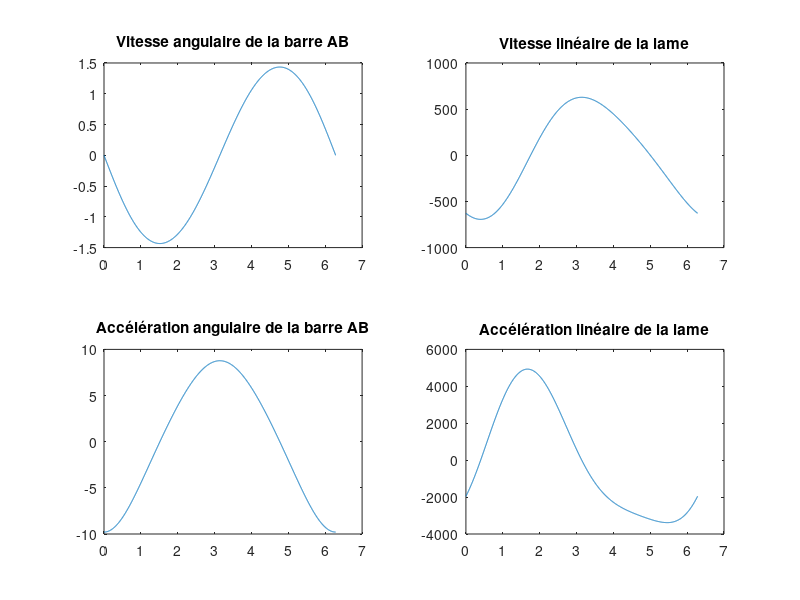

Write MATLAB code to recreate this figure.
clc 
clear all
close all

dt = pi/1024;
teta = 0:dt:2*pi;

OB = 100;
AB = 450;
w_ob = 6.283;
beta = pi/4;

sin_beta = OB/AB *  (1 + cos(teta));
cos_beta = sqrt(1 - sin_beta.^2);

w_ab = -(OB * w_ob * sin(teta)) ./ (AB * cos_beta);
v_ax = -(OB * w_ob * cos(teta)) + (AB * w_ab .* sin_beta);
alpha_ab = (-OB * w_ob^2*cos(teta) + AB * w_ab.^2 .* sin_beta) ./ (AB*cos_beta);
A_ax = OB * w_ob^2 * sin(teta) + AB * w_ab.^2 .* cos_beta + AB * alpha_ab .* sin_beta;


subplot(2,2,1)
plot(teta, w_ab)
title('Vitesse angulaire de la barre AB')

subplot(2,2,2)
plot(teta, v_ax)
title('Vitesse linéaire de la lame')

subplot(2,2,3)
plot(teta, alpha_ab)
title('Accélération angulaire de la barre AB')

subplot(2,2,4)
plot(teta, A_ax)
title('Accélération linéaire de la lame')